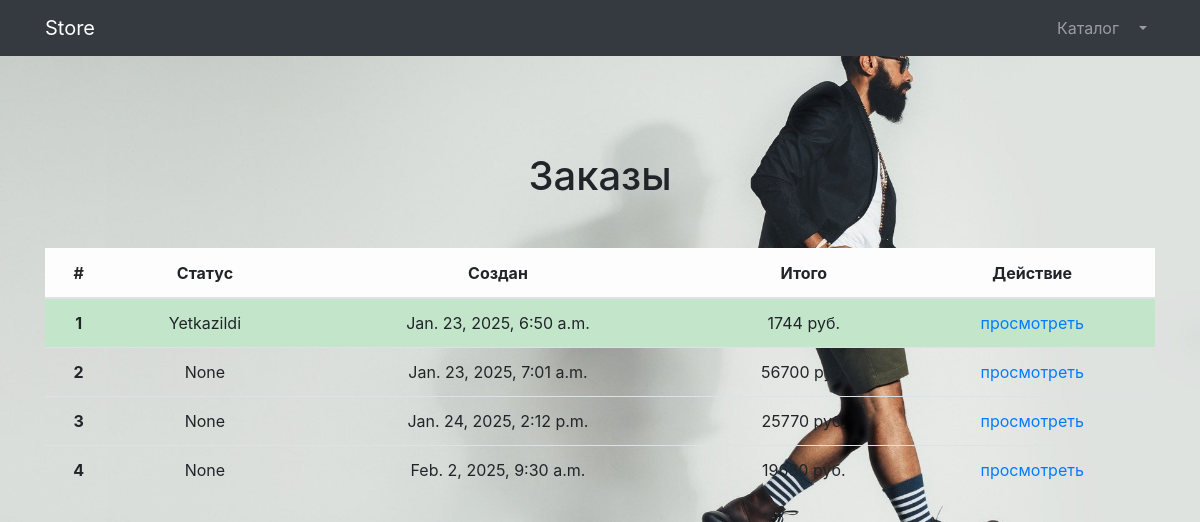
Page /orders/ (signed in) on the committed database.
### storeapp/models.py (models this page shows, shortened)
class OrderModel(models.Model):
    STATUS_CHANGE = (
        ('Yetkazilmoqda','Yetkazilmoqda'),
        ('Yetkazildi','Yetkazildi'),
        ("To'landi","To'landi")
    )
    basket = models.ManyToManyField(BasketModl)
    owner = models.ForeignKey(Userprofile, on_delete=models.PROTECT)
    created = models.DateTimeField(auto_now_add=True)
    status = models.CharField(max_length=200, choices=STATUS_CHANGE, blank=True, null=True)
    summa = models.IntegerField(blank=True, null=True)
    first_name = models.CharField(max_length=200, blank=True, null=True)
    last_name = models.CharField(max_length=200, blank=True, null=True)
    phone = models.TextField(blank=True, null=True)
    address = models.TextField(blank=True, null=True)

### storeapp/views.py (the view)
# urls.py: path('orders/', orders_view, name='orders'),
def orders_view(request):
    profile = request.user.userprofile
    orders = OrderModel.objects.filter(owner=profile)
    context = {
        'orders': orders,
    }
    return render(request, 'orders/orders.html', context)

### storeapp/templates/orders/orders.html
{% extends 'base.html' %}
{% block content %}
<section>
    <div class="container pt-5">
        <div class="text-center mt-5">
            <h1>Заказы</h1>
            <div class="orders mt-5">
                <table class="table">
                    <thead>
                    <tr class="table-light">
                        <th scope="col">#</th>
                        <th scope="col">Статус</th>
                        <th scope="col">Создан</th>
                        <th scope="col">Итого</th>
                        <th scope="col">Действие</th>
                    </tr>
                    </thead>
                    <tbody>
                    {% for order in orders %}
                    <tr class="{% if order.status == 'Yetkazildi' %} table-success {% elif order.status == 'Yetkazilmoqda' %} table-info {% elif order.status == 'To\'landi' %} table-warning {% endif %}">
                        <th scope="row">{{order.id}}</th>
                        <td>{{order.status}}</td>
                        <td>{{order.created}}</td>
                        <td>{{order.summa}} руб.</td>
                        <td>
                            <a href="{% url 'order' pk=order.id %}">просмотреть</a>
                        </td>
                    </tr>
                    {% endfor %}
                    </tbody>
                </table>
            </div>
        </div>
    </div>
</section>
{% endblock content %}

### rows in the picture
OrderModel: id "1", status "Yetkazildi", created "Jan. 23, 2025, 6:50 a.m.", summa "1744"
OrderModel: id "2", status "None", created "Jan. 23, 2025, 7:01 a.m.", summa "56700"
OrderModel: id "3", status "None", created "Jan. 24, 2025, 2:12 p.m.", summa "25770"
OrderModel: id "4", status "None", created "Feb. 2, 2025, 9:30 a.m.", summa "19680"
